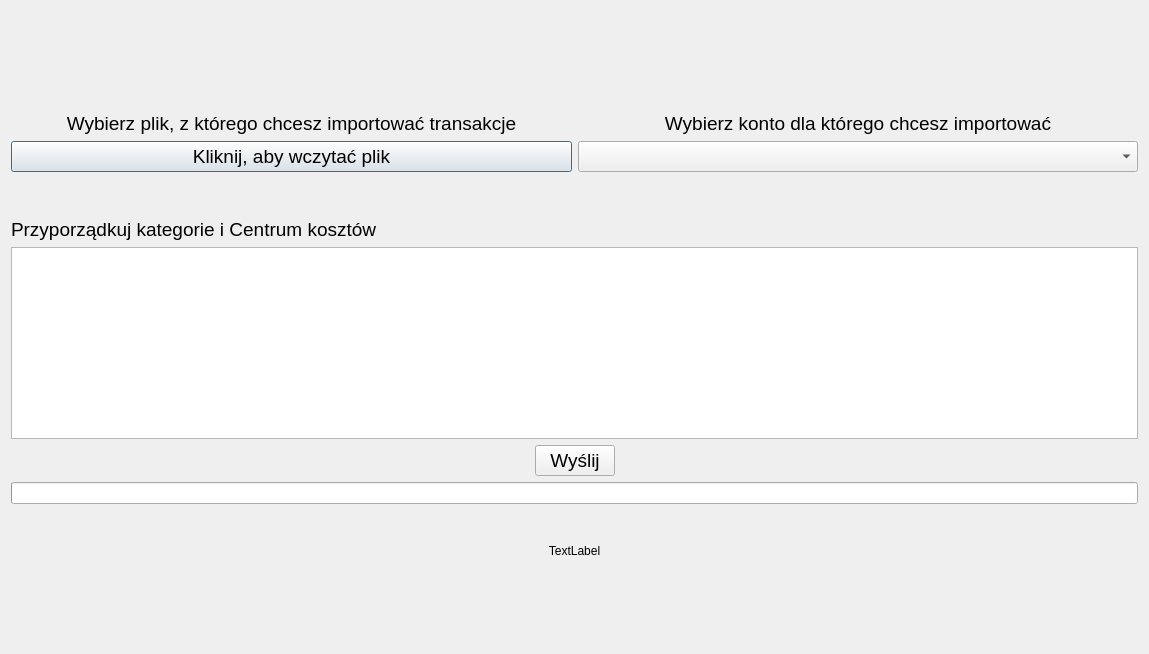
<?xml version="1.0" encoding="UTF-8"?>
<ui version="4.0">
 <class>ImportCSVWindow</class>
 <widget class="QDialog" name="ImportCSVWindow">
  <property name="geometry">
   <rect>
    <x>0</x>
    <y>0</y>
    <width>1149</width>
    <height>654</height>
   </rect>
  </property>
  <property name="windowTitle">
   <string>Dialog</string>
  </property>
  <layout class="QVBoxLayout" name="verticalLayout_4">
   <item>
    <spacer name="verticalSpacer_6">
     <property name="orientation">
      <enum>Qt::Vertical</enum>
     </property>
     <property name="sizeHint" stdset="0">
      <size>
       <width>20</width>
       <height>40</height>
      </size>
     </property>
    </spacer>
   </item>
   <item>
    <layout class="QHBoxLayout" name="horizontalLayout_2">
     <item>
      <layout class="QVBoxLayout" name="verticalLayout">
       <item>
        <spacer name="verticalSpacer_2">
         <property name="orientation">
          <enum>Qt::Vertical</enum>
         </property>
         <property name="sizeHint" stdset="0">
          <size>
           <width>20</width>
           <height>40</height>
          </size>
         </property>
        </spacer>
       </item>
       <item>
        <widget class="QLabel" name="label">
         <property name="font">
          <font>
           <pointsize>14</pointsize>
          </font>
         </property>
         <property name="text">
          <string>Wybierz plik, z którego chcesz importować transakcje</string>
         </property>
         <property name="alignment">
          <set>Qt::AlignCenter</set>
         </property>
         <property name="wordWrap">
          <bool>true</bool>
         </property>
        </widget>
       </item>
       <item>
        <widget class="QPushButton" name="pushButton_importFile">
         <property name="font">
          <font>
           <pointsize>14</pointsize>
          </font>
         </property>
         <property name="text">
          <string>Kliknij, aby wczytać plik</string>
         </property>
        </widget>
       </item>
       <item>
        <spacer name="verticalSpacer">
         <property name="orientation">
          <enum>Qt::Vertical</enum>
         </property>
         <property name="sizeType">
          <enum>QSizePolicy::Expanding</enum>
         </property>
         <property name="sizeHint" stdset="0">
          <size>
           <width>20</width>
           <height>40</height>
          </size>
         </property>
        </spacer>
       </item>
      </layout>
     </item>
     <item>
      <layout class="QVBoxLayout" name="verticalLayout_2">
       <item>
        <spacer name="verticalSpacer_4">
         <property name="orientation">
          <enum>Qt::Vertical</enum>
         </property>
         <property name="sizeHint" stdset="0">
          <size>
           <width>20</width>
           <height>40</height>
          </size>
         </property>
        </spacer>
       </item>
       <item>
        <widget class="QLabel" name="label_2">
         <property name="font">
          <font>
           <pointsize>14</pointsize>
          </font>
         </property>
         <property name="text">
          <string>Wybierz konto dla którego chcesz importować</string>
         </property>
         <property name="alignment">
          <set>Qt::AlignCenter</set>
         </property>
         <property name="wordWrap">
          <bool>true</bool>
         </property>
        </widget>
       </item>
       <item>
        <widget class="QComboBox" name="comboBox_accounts">
         <property name="font">
          <font>
           <pointsize>14</pointsize>
          </font>
         </property>
        </widget>
       </item>
       <item>
        <spacer name="verticalSpacer_3">
         <property name="orientation">
          <enum>Qt::Vertical</enum>
         </property>
         <property name="sizeHint" stdset="0">
          <size>
           <width>20</width>
           <height>40</height>
          </size>
         </property>
        </spacer>
       </item>
      </layout>
     </item>
    </layout>
   </item>
   <item>
    <layout class="QVBoxLayout" name="verticalLayout_3">
     <item>
      <widget class="QLabel" name="label_3">
       <property name="font">
        <font>
         <pointsize>14</pointsize>
        </font>
       </property>
       <property name="text">
        <string>Przyporządkuj kategorie i Centrum kosztów</string>
       </property>
       <property name="wordWrap">
        <bool>true</bool>
       </property>
      </widget>
     </item>
     <item>
      <widget class="QTableWidget" name="tableWidget"/>
     </item>
    </layout>
   </item>
   <item>
    <layout class="QHBoxLayout" name="horizontalLayout">
     <item>
      <spacer name="horizontalSpacer">
       <property name="orientation">
        <enum>Qt::Horizontal</enum>
       </property>
       <property name="sizeHint" stdset="0">
        <size>
         <width>40</width>
         <height>20</height>
        </size>
       </property>
      </spacer>
     </item>
     <item>
      <widget class="QPushButton" name="pushButton_commit">
       <property name="font">
        <font>
         <pointsize>14</pointsize>
        </font>
       </property>
       <property name="text">
        <string>Wyślij</string>
       </property>
      </widget>
     </item>
     <item>
      <spacer name="horizontalSpacer_2">
       <property name="orientation">
        <enum>Qt::Horizontal</enum>
       </property>
       <property name="sizeHint" stdset="0">
        <size>
         <width>40</width>
         <height>20</height>
        </size>
       </property>
      </spacer>
     </item>
    </layout>
   </item>
   <item>
    <widget class="QProgressBar" name="progressBar">
     <property name="value">
      <number>0</number>
     </property>
     <property name="textVisible">
      <bool>false</bool>
     </property>
    </widget>
   </item>
   <item>
    <spacer name="verticalSpacer_7">
     <property name="orientation">
      <enum>Qt::Vertical</enum>
     </property>
     <property name="sizeType">
      <enum>QSizePolicy::Minimum</enum>
     </property>
     <property name="sizeHint" stdset="0">
      <size>
       <width>20</width>
       <height>10</height>
      </size>
     </property>
    </spacer>
   </item>
   <item>
    <widget class="QLabel" name="label_message">
     <property name="sizePolicy">
      <sizepolicy hsizetype="Preferred" vsizetype="Expanding">
       <horstretch>0</horstretch>
       <verstretch>0</verstretch>
      </sizepolicy>
     </property>
     <property name="text">
      <string>TextLabel</string>
     </property>
     <property name="alignment">
      <set>Qt::AlignCenter</set>
     </property>
    </widget>
   </item>
   <item>
    <spacer name="verticalSpacer_5">
     <property name="orientation">
      <enum>Qt::Vertical</enum>
     </property>
     <property name="sizeHint" stdset="0">
      <size>
       <width>20</width>
       <height>40</height>
      </size>
     </property>
    </spacer>
   </item>
  </layout>
 </widget>
 <resources/>
 <connections/>
</ui>
